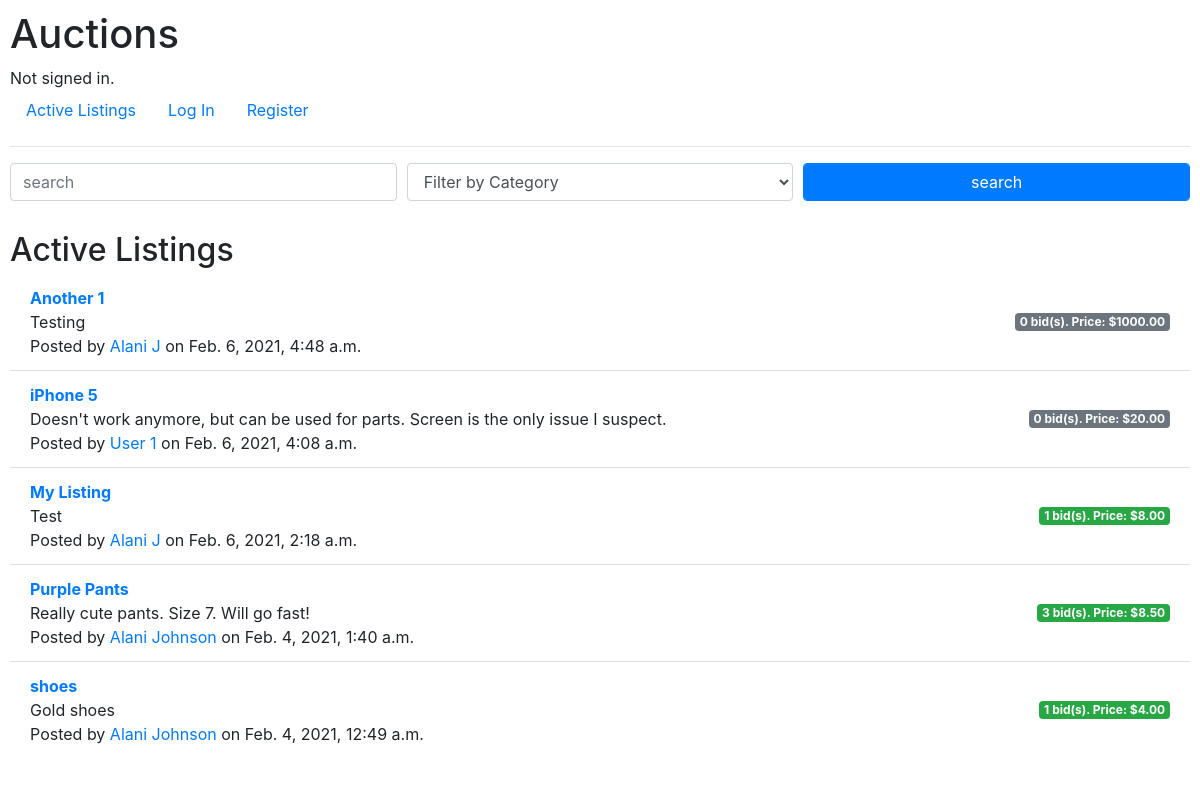
The page / on the database its author committed.
### auctions/models.py (models this page shows, shortened)
class Listing(models.Model):
    author = models.ForeignKey(User, on_delete=models.CASCADE)
    title = models.CharField('Listing Title', max_length=64, null=False, default="")
    description = models.TextField('Listing Description', null=False, default="")
    date_posted = models.DateTimeField('Date Posted', default=timezone.now(), null=False)
    is_open = models.BooleanField('Open',default=True, null=False)
    min_bid = models.DecimalField('Minimum Bid', default=0.00, max_digits=9, decimal_places=2,validators=[MinValueValidator(Decimal('0.00'))])
    category = models.ForeignKey('Category', null=False, default=1, on_delete=models.PROTECT)
    def highest_bid(self):
        bids = self.bids.all()
        if len(bids) != 0:
            return bids.order_by('-amount')[0]
        else:
            return None

class User(AbstractUser):
    email = models.EmailField('email address', null=True, unique=True)
    date_joined = models.DateTimeField('date joined', default=timezone.now())
    is_admin = models.BooleanField(default=False)
    REQUIRED_FIELDS = ['email']
    objects = UserManager()

class UserProfile(models.Model):
    user = models.OneToOneField(User, on_delete=models.CASCADE, null=False, primary_key=True, related_name='profile')
    first_name = models.CharField('first name', unique=False, max_length = 64, null=False)
    last_name = models.CharField('last name', unique=False, max_length=64, null=False)
    watchlist = models.ManyToManyField(Listing)

class Bid(models.Model):
    listing = models.ManyToManyField(Listing, related_name='bids')
    bidder = models.ForeignKey(User, on_delete=models.CASCADE,related_name='bids')
    amount = models.DecimalField('Bid Amount', max_digits=9, decimal_places=2,validators=[MinValueValidator(Decimal('0.00'))])
    date_bid = models.DateTimeField('Date Bid', default=timezone.now(), null=False)

### auctions/views.py (the view, shortened to what this page needs)
# urls.py: path("", views.index, name="index"),
def index(request):
    active_listings = Listing.objects.filter(is_open=True).order_by('-date_posted')
    category = None
    search = None
    active_listings_dict = {listing: (len(listing.bids.all()),listing.highest_bid()) for listing in active_listings}
    return render(request, "auctions/index.html",{
        "active_listings": active_listings_dict,
        "categories": Category.objects.all(),
        "category": category,
        "s": search
        })

### auctions/templates/auctions/index.html (shortened to what this page needs)
{% extends "auctions/layout.html" %}
{% block body %}
    <form action="" method="post">
        <div class="form-group">
            <div class="form-row">
            <div class="col">
                <input class="form-control" type=text placeholder="search" name="search" {%if s %}value={{s}}{% endif %}>
            </div>
            <div class="col">
                <select class="form-control" name="category">
                      <option value="">Filter by Category</option>
                </select>
            </div>
            <div class="col">
                <input class="form-control btn-primary" type="submit" value="search">
            </div>
        </div>
        </div>
    </form>
    {% include "./listings.html" %}
{% endblock %}

### auctions/templates/auctions/listings.html
    <h2 style="margin-top:30px; margin-bottom:5px;">Active Listings</h2>
    <ul class="list-group list-group-flush">
        {% for listing, data in active_listings.items %}
            <li class="list-group-item d-flex justify-content-between align-items-center">
                <span> <div> <a href={% url 'listing' id=listing.id %} ><strong>{{listing.title}}</strong></a></div>
                    <div>{{listing.description}}</div>
                    Posted by <a href={% url 'profile' username=listing.author.username %} >{{listing.author.profile.first_name}} {{listing.author.profile.last_name}}</a> on {{listing.date_posted}}</span>
                <span class="badge {% if data.0 != 0 %}badge-success{% else %}badge-secondary{% endif %}">{{data.0}} bid(s). Price:
                    {% if data.0 != 0 %}
                        ${{data.1.amount}}
                    {% else %}
                        ${{listing.min_bid}}
                    {% endif %}
                </span>
              </li>
        {% endfor %}
    </ul>

### auctions/static/auctions/styles.css (style rules this page uses)
body { padding: 10px; }

### rows shown on the page
Listing: title "Another 1", description "Testing", author.profile.first_name "Alani", author.profile.last_name "J", date_posted "Feb. 6, 2021, 4:48 a.m.", data "0", min_bid "1000.00"
Listing: title "iPhone 5", description "Doesn't work anymore, but can be used for parts. Screen is the only issue I suspect.", author.profile.first_name "User", author.profile.last_name "1", date_posted "Feb. 6, 2021, 4:08 a.m.", data "0", min_bid "20.00"
Listing: title "My Listing", description "Test", author.profile.first_name "Alani", author.profile.last_name "J", date_posted "Feb. 6, 2021, 2:18 a.m.", data "1", amount "8.00"
Listing: title "Purple Pants", description "Really cute pants. Size 7. Will go fast!", author.profile.first_name "Alani", author.profile.last_name "Johnson", date_posted "Feb. 4, 2021, 1:40 a.m.", data "3", amount "8.50"
Listing: title "shoes", description "Gold shoes", author.profile.first_name "Alani", author.profile.last_name "Johnson", date_posted "Feb. 4, 2021, 12:49 a.m.", data "1", amount "4.00"
